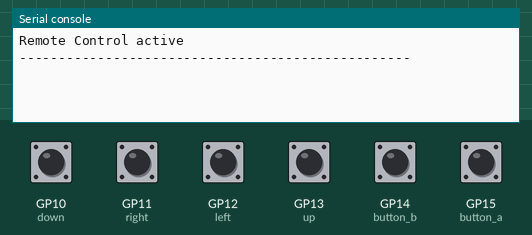
This program was run on a simulated Raspberry Pi Pico running MicroPython. On the bench: the last lines printed to the serial console. The inputs (shaded band) are chosen by the test bench; at power-on: GP10 (down), GP11 (right), GP12 (left), GP13 (up), GP14 (button_b), GP15 (button_a) HIGH.

Above: at 1.2 s.
1.3 s: GP10 (down) pulled LOW for 0.15 s
At 1.9 s:
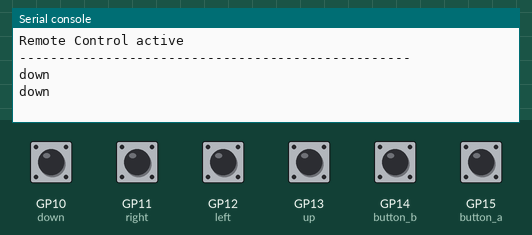
2.9 s: GP11 (right) pulled LOW for 0.15 s
At 4.0 s:
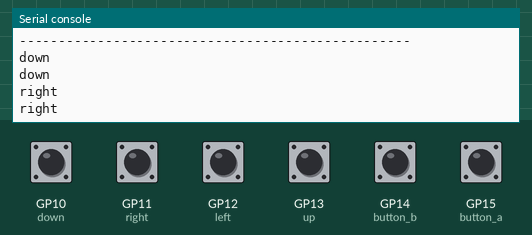
4.5 s: GP12 (left) pulled LOW for 0.15 s
At 5.7 s:
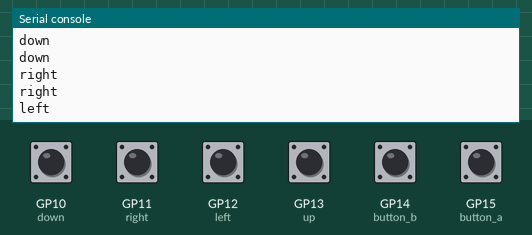
6.1 s: GP13 (up) pulled LOW for 0.15 s
At 7.4 s:
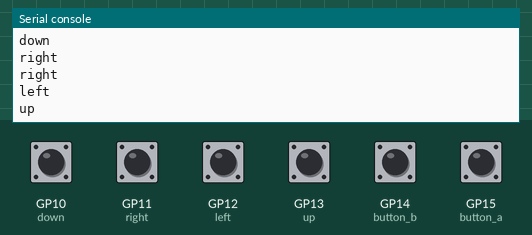
7.7 s: GP14 (button_b) pulled LOW for 0.15 s
At 9.0 s:
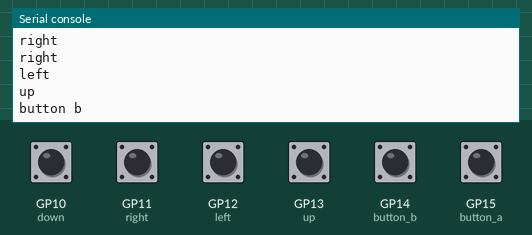
9.3 s: GP15 (button_a) pulled LOW for 0.15 s
At 10.8 s:
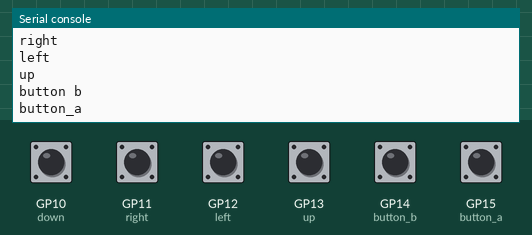

The program:

remote.py
```python
from time import sleep

from machine import Pin, UART

# setup the UART
id = 0
rx = Pin(1)
tx = Pin(0)
baudrate=9600

# create the UART
uart = UART(id=id, baudrate=baudrate,tx=tx, rx=rx)

up = Pin(13, Pin.IN, Pin.PULL_UP)
down = Pin(10, Pin.IN, Pin.PULL_UP)
left = Pin(12, Pin.IN, Pin.PULL_UP)
right = Pin(11, Pin.IN, Pin.PULL_UP)
button_a = Pin(15, Pin.IN, Pin.PULL_UP)
button_b = Pin(14, Pin.IN, Pin.PULL_UP)
print("Remote Control active")
print("-"*50)

# Loop
command = ""


while True:
    response = bytes()
    if uart.any() > 0:
        while uart.any() > 0:
            # response += uart.read(1)
            response = uart.readline()
            print(response)
        output = "".join(["'",str(command),"'","response:",str(response.decode('utf-8'))])
        print(output)
    if up.value()==0:
        print("up")
        uart.write("up\n\r")
        sleep(0.01)
    if down.value()==0:
        print("down")
        uart.write("down\n\r")
        sleep(0.01)
    if left.value()==0:
        print('left')
        uart.write("left\n\r")
        sleep(0.01)
    if right.value()==0:
        print("right")
        uart.write("right\n\r")
        sleep(0.01)
    if button_a.value()==0:
        print("button_a")
        uart.write("button_a\n\r")
        sleep(0.01)
    if button_b.value()==0:
        print("button b")
        uart.write("button_b\n\r")
        sleep(0.01)
    sleep(0.1)
```

Measured:
- after the input at 1.3 s, the serial console: prints a new line at once (image 1)
- after the input at 2.9 s, the serial console: prints a new line at once (image 2)
- after the input at 4.5 s, the serial console: prints a new line after 0.05 s (image 3)
- after the input at 6.1 s, the serial console: prints a new line after 0.07 s (image 4)
- after the input at 7.7 s, the serial console: prints a new line after 0.08 s (image 5)
- after the input at 9.3 s, the serial console: prints a new line after 0.09 s (image 6)
